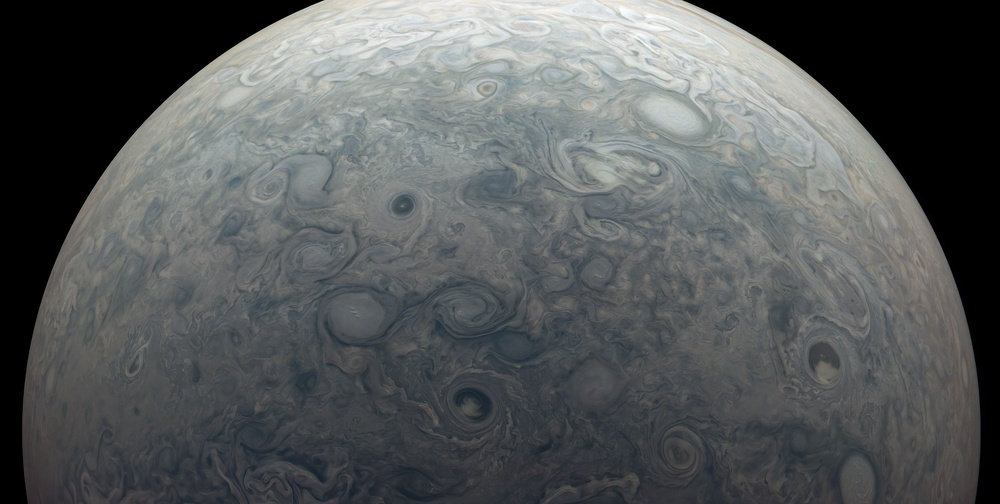
//> input picture pia23810.jpg, 1000 x 504 px, shrunk from 3327 x 1677 before the run
$ ./sobel /data/pia23810.jpg   (built with g++ and OpenCV 4)
//> lines starting //> are read from the running program, lines starting //| are printed output that depends on the picture
//> further down, image is the input picture: 504 rows x 1000 cols, CV_8UC3; mean B, G, R 90.7, 89.9, 87
//
// Created by overman on 3/1/2024.
//
#include "opencv2/imgproc.hpp"
#include "opencv2/imgcodecs.hpp"
#include "opencv2/highgui.hpp"
#include <iostream>
#include <sstream>
using namespace cv;
using namespace std;


cv::Mat Edge(cv::Mat mat, int ksize =-1,int ddepth = CV_16S, int scale =1, int delta =0){
//> called with ksize = -1, ddepth = 3, scale = 1, delta = 0
    Mat src= mat.clone();
    GaussianBlur(src, src, Size(3, 3), 0, 0, BORDER_DEFAULT);// Remove noise by blurring with a Gaussian filter ( kernel size = 3 )
    cvtColor(src, src, COLOR_BGR2GRAY);
//> src: 504 rows x 1000 cols, CV_8UC1
    Mat grad_x;
    Sobel(src, grad_x, ddepth, 1, 0,  ksize, scale, delta, BORDER_DEFAULT);
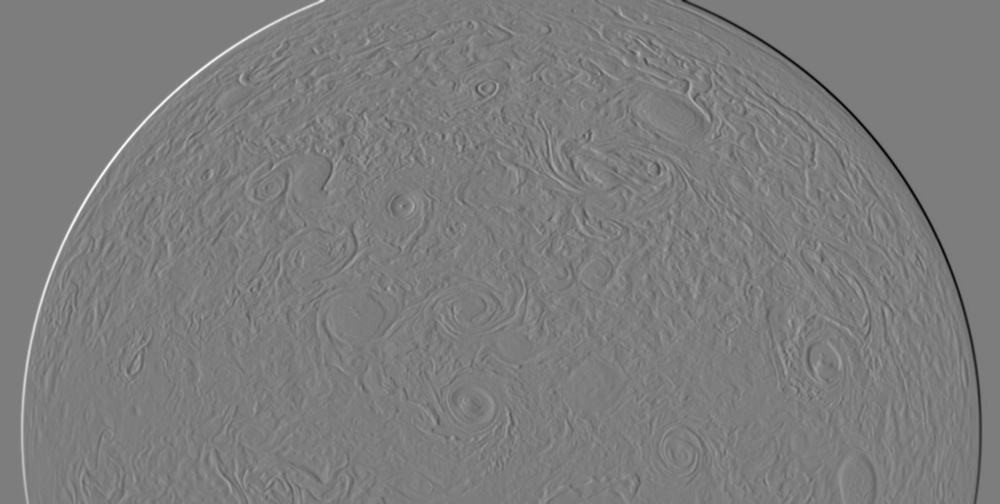
//> grad_x: 504 rows x 1000 cols, CV_16SC1; min -1367, max 1410, mean 0; drawn with min black and max white
    Mat grad_y;
    Sobel(src, grad_y,  ddepth, 0, 1, ksize, scale, delta, BORDER_DEFAULT);
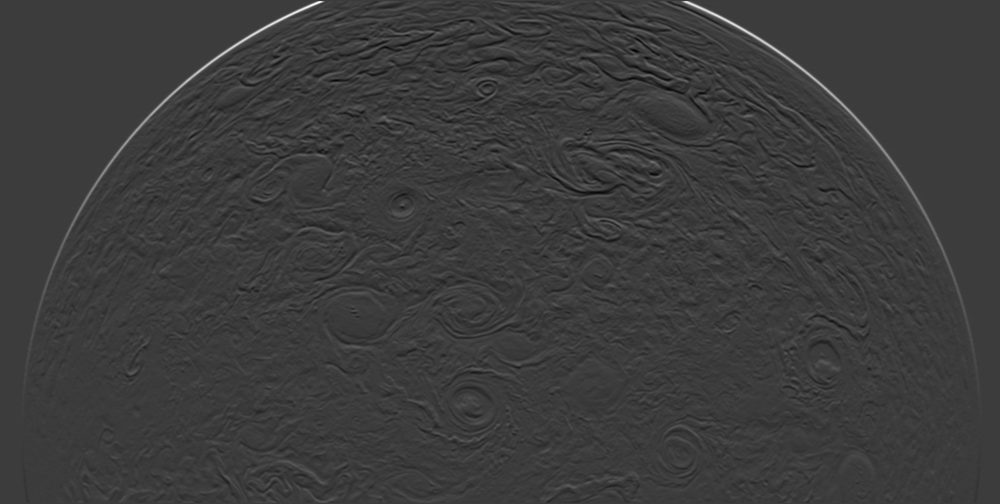
//> grad_y: 504 rows x 1000 cols, CV_16SC1; min -731, max 2343, mean -1.9; drawn with min black and max white
    Mat abs_grad_x, abs_grad_y;
    convertScaleAbs(grad_x, abs_grad_x);
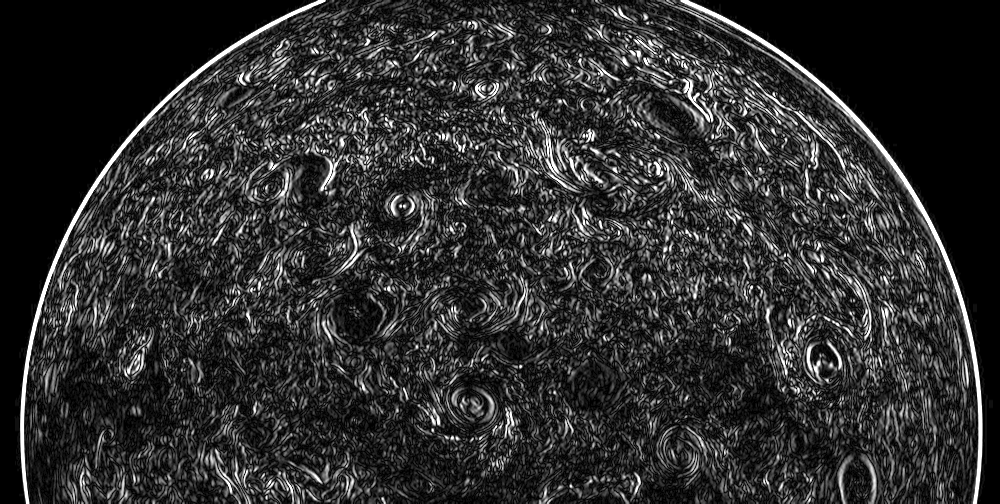
//> abs_grad_x: 504 rows x 1000 cols, CV_8UC1; min 0, max 255, mean 46.5
    convertScaleAbs(grad_y, abs_grad_y);
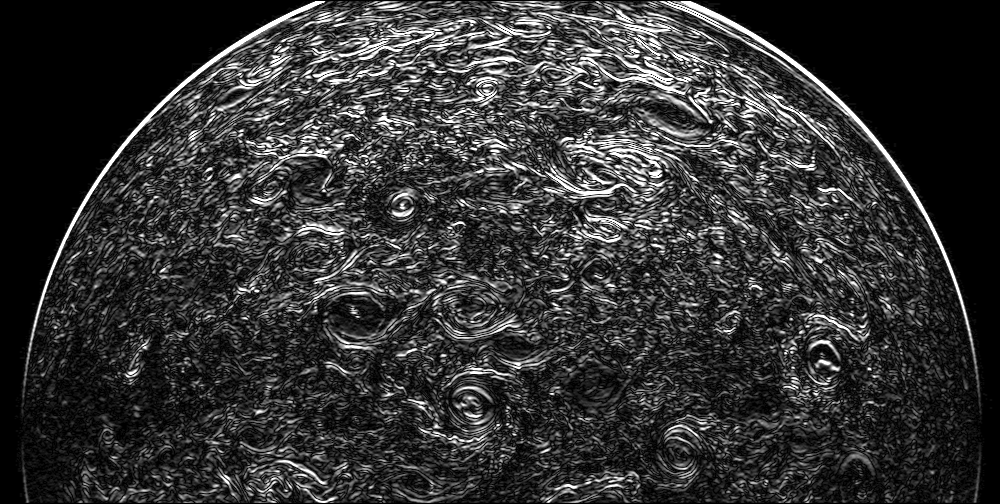
//> abs_grad_y: 504 rows x 1000 cols, CV_8UC1; min 0, max 255, mean 51.1
    addWeighted(abs_grad_x, 0.5, abs_grad_y, 0.5, 0, src);
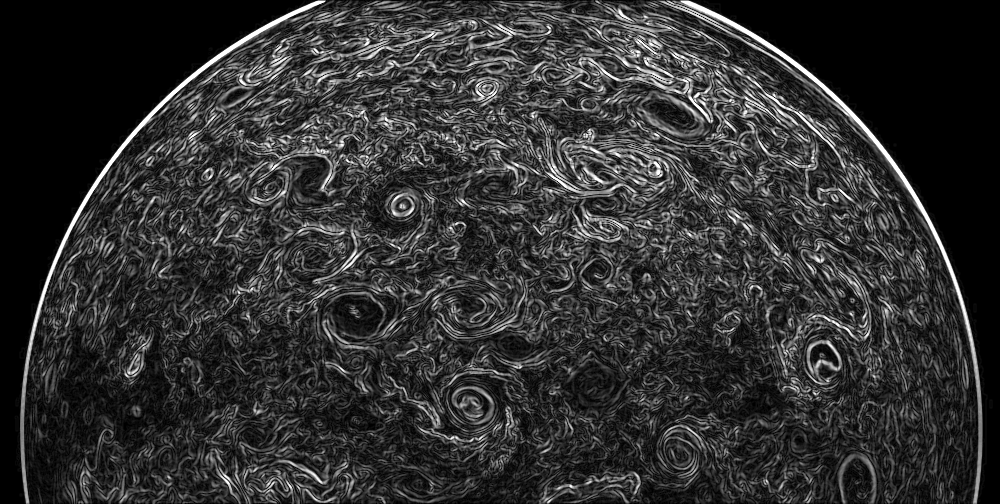
//> src: 504 rows x 1000 cols, CV_8UC1; min 0, max 255, mean 48.8
    return src;
}


int main( int argc, char** argv )
{
    cv::CommandLineParser parser(argc, argv,
                                 "{@input   |/data/pia23810.jpg|input image}"
                                 "{ksize   k|1|ksize (hit 'K' to increase its value at run time)}"
                                 "{scale   s|1|scale (hit 'S' to increase its value at run time)}"
                                 "{delta   d|0|delta (hit 'D' to increase its value at run time)}"
                                 "{help    h|false|show help message}");
    cout << "The sample uses Sobel or Scharr OpenCV functions for edge detection\n\n";
    parser.printMessage();
    cout << "\nPress 'ESC' to exit program.\nPress 'R' to reset values ( ksize will be -1 equal to Scharr function )";
    // First we declare the variables we are going to use

    Mat grad;

    int ksize = parser.get<int>("ksize");
    int scale = parser.get<int>("scale");
    int delta = parser.get<int>("delta");
    int ddepth = CV_16S;

    Mat image = imread( "/data/pia23810.jpg", IMREAD_COLOR );   if( image.empty() ) return EXIT_FAILURE;

    imshow ("me" ,Edge(image));
    waitKey(0);

    for (;;)
    {

        // blur
        Mat blurImage ;
        GaussianBlur(image, blurImage, Size(3, 3), 0, 0, BORDER_DEFAULT);// Remove noise by blurring with a Gaussian filter ( kernel size = 3 )

        // gray
        Mat grayBlurImage;
        cvtColor(blurImage, grayBlurImage, COLOR_BGR2GRAY);        // Convert the image to grayscale

        // sobel on x then y with kernel size kSize,
//        src	    input image.
//        dst	    output image of the same size and the same number of channels as src .
//        ddepth	output image depth,
//                  see combinations; in the case of 8-bit input images it will result in truncated derivatives.
//        dx	    order of the derivative x.
//        dy	    order of the derivative y.
//        ksize	    size of the extended Sobel kernel; it must be 1, 3, 5, or 7.
//        scale	    optional scale factor for the computed derivative values; by default, no scaling is applied (see getDerivKernels for details).
//        delta	    optional delta value that is added to the results prior to storing them in dst.
        Mat grad_x;
        Sobel(grayBlurImage,
              grad_x,
              ddepth,
              1, 0,
              ksize,
              scale,
              delta,
              BORDER_DEFAULT);
        Mat grad_y;
        Sobel(grayBlurImage,
              grad_y,
              ddepth,
              0, 1,
              ksize,
              scale,
              delta,
              BORDER_DEFAULT);

        // converting back to CV_8U
        Mat abs_grad_x, abs_grad_y;
        convertScaleAbs(grad_x, abs_grad_x);
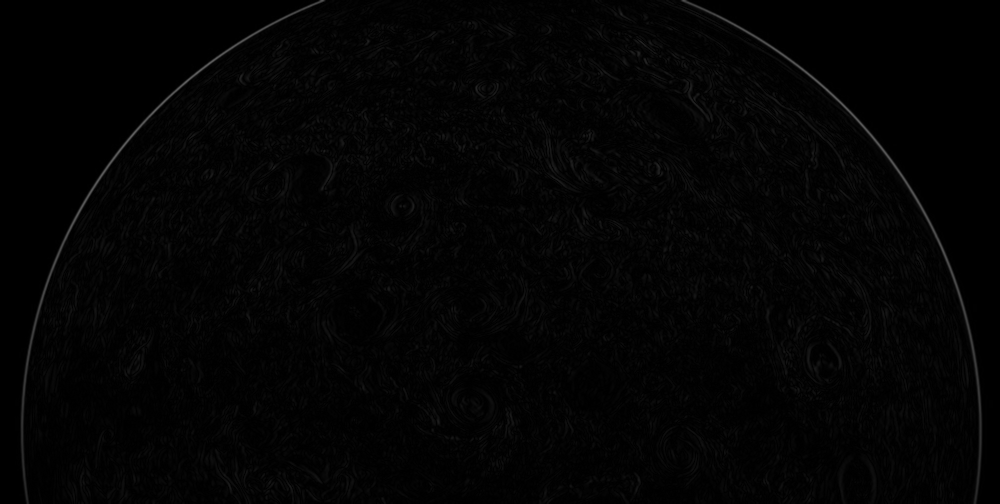
//> abs_grad_x: 504 rows x 1000 cols, CV_8UC1; min 0, max 97, mean 3.4
        convertScaleAbs(grad_y, abs_grad_y);


        addWeighted(abs_grad_x, 0.5, abs_grad_y, 0.5, 0, grad);
        stringstream ss;
        ss << "sobel:" << " kSize:" << ksize << " scale:" << scale << " delta" << delta;
        const String window_name = ss.str();
        imshow(window_name, grad);
        char key = (char)waitKey(0);
//> the Esc key is pressed
        if(key == 27)
        {
            return EXIT_SUCCESS;
//> (the program exits here)
